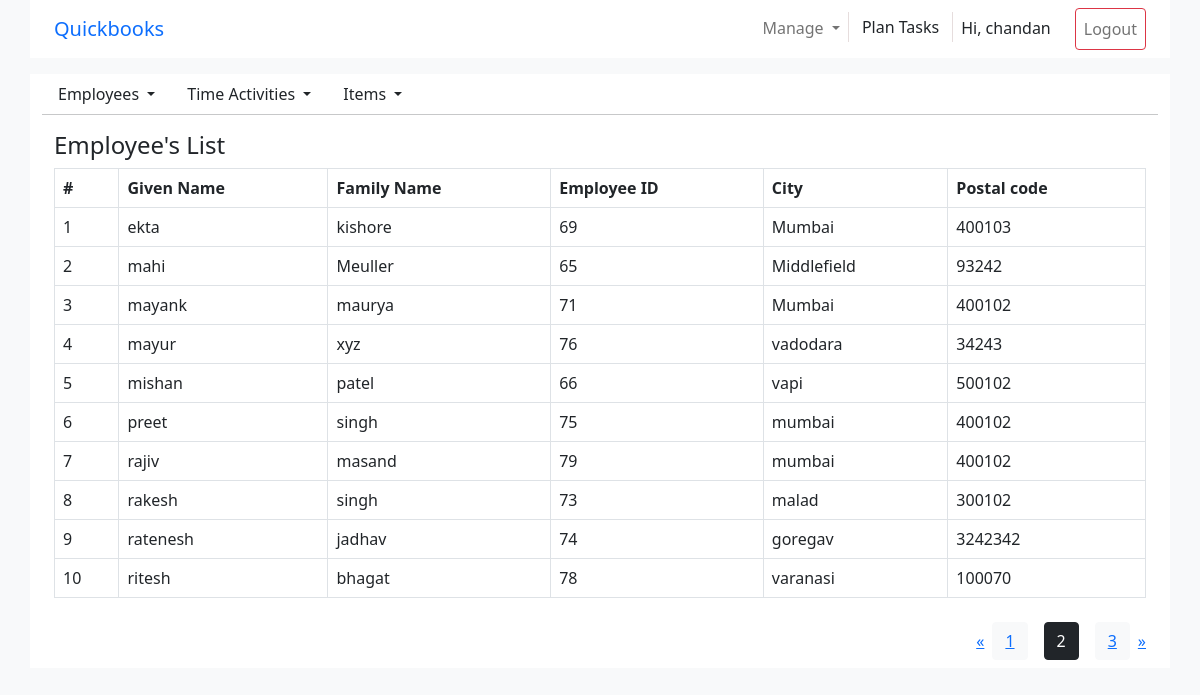
The app's page /employee?page=2 (signed in) with its own data.
### Apps/qb_app/models.py (models this page shows, shortened)
class Employee(models.Model):
    given_Name = models.CharField(max_length=50)
    family_Name = models.CharField(max_length=50)
    qb_EmpId = models.IntegerField()
    primaryAddr = models.ForeignKey(
        PrimaryAddr, on_delete=models.CASCADE, null=True)

class PrimaryAddr(models.Model):
    city = models.CharField(max_length=50)
    postal_Code = models.CharField(max_length=10)
    qb_Id = models.IntegerField(null=True)

### Apps/qb_app/views.py (the view)
# urls.py: path('employee', views.get_employee, name='employee'),
@login_required(login_url='login')
def get_employee(request):
    update_or_create_token()
    employee_data = models.Employee.objects.all()
    paginated_employee_data = set_pagination(
        request=request, model_data=employee_data)
    context = {
        'data': paginated_employee_data,
    }
    return render(request, 'employee.html', context=context)

### Apps/qb_app/utils.py (called while the page is built)
def set_pagination(request, model_data):
    paginator = Paginator(model_data, 10)
    page_number = request.GET.get('page')
    return paginator.get_page(page_number)

### Apps/qb_app/views.py (called while the page is built)
def update_or_create_token():
    if(models.Token.objects.all()):
        models.Token.objects.update(bearer=qbconn.auth_header)
    else:
        models.Token.objects.create(bearer=qbconn.auth_header)

### Apps/qb_app/templates/employee.html (shortened to what this page needs)
{% extends 'base.html' %}
{% block content %}
<h4 class='pt-3 container'>Employee's List</h4>
<div class = 'container'>
  <table class="table table-bordered">
    <thead>
      <tr>
        <th>#</th>
        <th>Given Name</th>
        <th>Family Name</th>
        <th>Employee ID</th>
        <th>City</th>
        <th>Postal code</th>
      </tr>
    </thead>
    <tbody>
      {% for emps in data %}
      <tr>
        <td>{{forloop.counter}}</td>
        <td>{{emps.given_Name}}</td>
        <td>{{emps.family_Name}}</td>
        <td>{{emps.qb_EmpId}}</td>
      {% if emps.primaryAddr %}
        <td>{{emps.primaryAddr.city}}</td>
        <td>{{emps.primaryAddr.postal_Code}}</td>
      {% else %}
        <td>N.A</td>
        <td>N.A</td>
      {% endif %}
      </tr>
      {% endfor %}
  </table>
  {% if data.has_other_pages %}
  <ul class="pagination justify-content-end align-items-center">
    {% if data.has_previous %}
      <li><a href="?page={{ data.previous_page_number }}">&laquo;</a></li>
    {% else %}
      <li class="disabled"><span>&laquo;</span></li>
    {% endif %}
    {% for i in data.paginator.page_range %}
    {% if data.number == i %}
      <li class="btn btn-dark m-2"><span>{{ i }} </span></li>
    {% else %}
      <li class="btn btn-light m-2"><a href="?page={{ i }}">{{ i }}</a></li>
    {% endif %}
    {% endfor %}
    {% if data.has_next %}
      <li><a href="?page={{ data.next_page_number }}">&raquo;</a></li>
    {% else %}
      <li class="disabled"><span>&raquo;</span></li>
    {% endif %}
  </ul>
  {% endif %}
</div>
{%endblock%}

### Apps/qb_app/templates/base.html (shortened to what this page needs)
<html lang="en">
  {% load static %}
  <head>
    <link href="https://cdn.jsdelivr.net/npm/bootstrap@5.0.1/dist/css/bootstrap.min.css" rel="stylesheet">
  </head>
  <body class = "bg-light">
    <nav class="navbar navbar-expand-lg navbar-light bg-white container">
      <div class="container">
        <a class="navbar-brand text-primary" href="/home">Quickbooks</a>
        <div class="collapse navbar-collapse" id="navbarNav">
          <ul class="navbar-nav ml-auto" style="margin-left : auto" >
            {% if request.user.is_authenticated %}
            <li class="nav-item dropdown">
            <a class="nav-link dropdown-toggle" id="navbarDropdown" role="button" data-toggle="dropdown" aria-haspopup="true" aria-expanded="false">
              Manage
            </a>
              </li>
              <a href="/todo" type="button" class="btn" role="button">Plan Tasks</a>
            {% endif %}
            {% if request.user.is_authenticated %}
            <li class="nav-item font-weight-bold pt-2 ps-2 pe-4">
            Hi, {{request.user.username}}
            </li>
            <li class="nav-item">
              <a class="nav-link btn btn-outline-danger" href="/logout">Logout</a>
            </li>
            {% endif %}
          </ul>
        </div>
      </div>
    </nav>
    {% if request.user.is_authenticated %}
    <div class = "bg-white flex-row d-flex container mt-3">
      <ul class="list-unstyled d-flex align-items-center justify-content-end m-0 ">
        <li class=" dropdown">
          <a class="nav-link dropdown-toggle text-dark" id="navbarDropdown" role="button" data-toggle="dropdown" aria-haspopup="true" aria-expanded="false">
            Employees
          </a>
        </li>
        <li class="dropdown">
          <a class="nav-link dropdown-toggle text-dark" id="navbarDropdown" role="button" data-toggle="dropdown" aria-haspopup="true" aria-expanded="false">
          Time Activities
          </a>
        </li>
        <li class=" dropdown">
          <a class="nav-link dropdown-toggle text-dark" id="navbarDropdown" role="button" data-toggle="dropdown" aria-haspopup="true" aria-expanded="false">
            Items
          </a>
        </li>
      </ul>
    </div>
    <div class='container bg-white'>
      <hr class="m-0">
      {% else %}
    <div class='container'>
      {% endif %}
      {% block content %}
      {% endblock %}
    </div>
  </body>
</html>

### records on screen
Employee: given_Name "ekta", family_Name "kishore", qb_EmpId "69", primaryAddr.city "Mumbai", primaryAddr.postal_Code "400103"
Employee: given_Name "mahi", family_Name "Meuller", qb_EmpId "65", primaryAddr.city "Middlefield", primaryAddr.postal_Code "93242"
Employee: given_Name "mayank", family_Name "maurya", qb_EmpId "71", primaryAddr.city "Mumbai", primaryAddr.postal_Code "400102"
Employee: given_Name "mayur", family_Name "xyz", qb_EmpId "76", primaryAddr.city "vadodara", primaryAddr.postal_Code "34243"
Employee: given_Name "mishan", family_Name "patel", qb_EmpId "66", primaryAddr.city "vapi", primaryAddr.postal_Code "500102"
Employee: given_Name "preet", family_Name "singh", qb_EmpId "75", primaryAddr.city "mumbai", primaryAddr.postal_Code "400102"
Employee: given_Name "rajiv", family_Name "masand", qb_EmpId "79", primaryAddr.city "mumbai", primaryAddr.postal_Code "400102"
Employee: given_Name "rakesh", family_Name "singh", qb_EmpId "73", primaryAddr.city "malad", primaryAddr.postal_Code "300102"
Employee: given_Name "ratenesh", family_Name "jadhav", qb_EmpId "74", primaryAddr.city "goregav", primaryAddr.postal_Code "3242342"
Employee: given_Name "ritesh", family_Name "bhagat", qb_EmpId "78", primaryAddr.city "varanasi", primaryAddr.postal_Code "100070"

### other values on screen
{{ request.user.username }} "chandan"
{{ i }} "1" "3"
{{ i }} "2"
